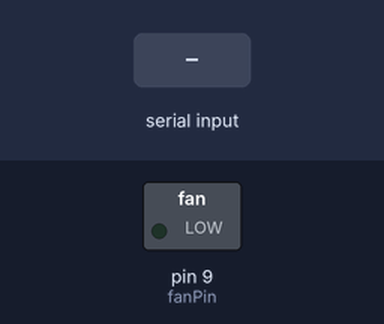
Bench run of a sketch on a simulated Arduino Uno, built with avr-gcc and run on an emulated ATmega328P. Parts: switched loads named in the sketch (green lamp = pin HIGH). The test bench sets the inputs (shaded band). What the sketch prints to the serial monitor is not drawn.

Above: at 1.2 s.
1.3 s: "90,45\n" received over Serial
At 2.1 s:
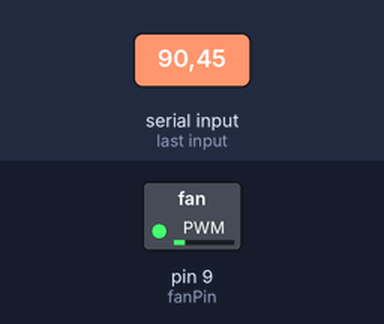
3.8 s: "30,150\n" received over Serial
At 4.1 s:
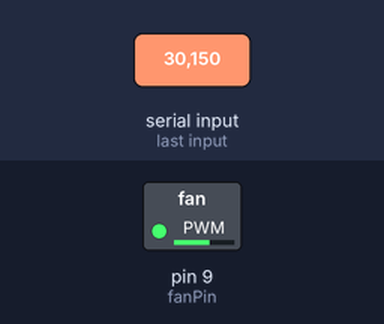
6.3 s: "200\n" received over Serial
At 7.1 s:
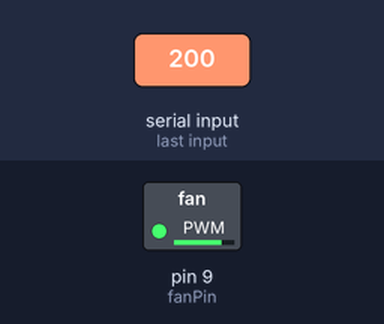
Timing chart, 0 to 9.3 s (numbered marks = the images above; inputs shaded):
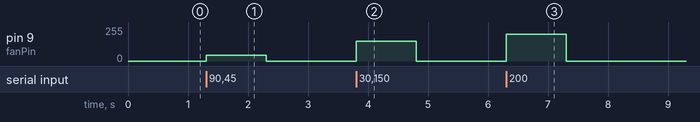

The sketch:

BCIFanPWM.ino
```cpp
int fanPin = 9;
int speed = 0;

void setup() {
  pinMode(fanPin, OUTPUT);
  Serial.begin(9600);
  Serial.println("Enter PWM value (0–255):");
}

void loop() {
  if (Serial.available() > 0) {
    speed = Serial.parseInt();         // Read number from Serial
    speed = constrain(speed, 0, 255);  // Limit range
    analogWrite(fanPin, speed);        // Set PWM
    Serial.print("PWM set to: ");
    Serial.println(speed);
  }
}
```

Measured:
- after the input at 1.3 s, pin 9 (fanPin): 0/255 → 45/255 at once, → 0/255 1.0 s later
- after the input at 3.8 s, pin 9 (fanPin): 0/255 → 150/255 at once, → 0/255 1.0 s later
- after the input at 6.3 s, pin 9 (fanPin): 0/255 → 200/255 at once, → 0/255 1.0 s later
